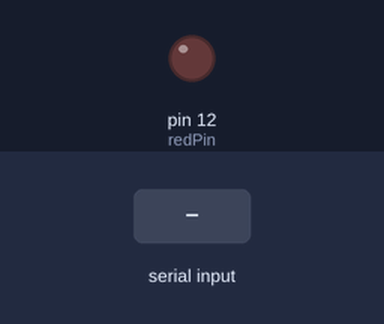
The sketch below on a simulated Arduino Uno, built with avr-gcc and run on an emulated ATmega328P. On the bench: output pins drawn as LEDs (lit = HIGH). Dashed ring = blinking. Inputs (shaded band) come from the test bench. What the sketch prints to the serial monitor is not drawn.

Above: at 1.2 s.
1.3 s: "90,45\n" received over Serial
At 1.42 s:
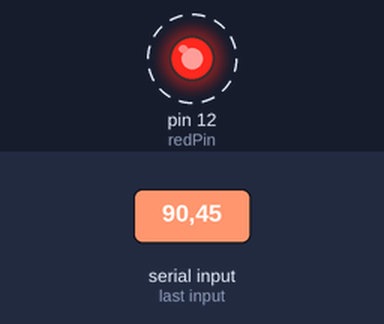
Timing chart, 0 to 10.3 s (numbered marks = the images above; inputs shaded):
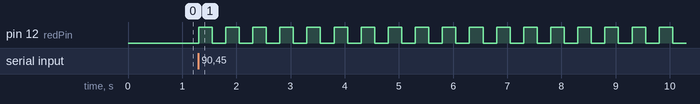

Measured:
- after the input at 1.3 s, pin 12 (redPin): alternates HIGH for 0.25 s and LOW for 0.25 s, starting at once

The sketch:

serialMonitorPractice1.ino
```cpp
int myNumber;
String msg="How Many Blinks do you want:";
int redPin=12;
int delayT=250;
int j;
void setup() {
  // put your setup code here, to run once:
pinMode(redPin,OUTPUT);
Serial.begin(9600);
}

void loop() {
  // put your main code here, to run repeatedly:
Serial.println(msg);
while (Serial.available()==0) {

}
myNumber=Serial.parseInt();
for (j=1;j<=myNumber;j=j+1) {
  digitalWrite(redPin,HIGH);
  delay(delayT);
  digitalWrite(redPin,LOW);
  delay(delayT);
}
}
```
